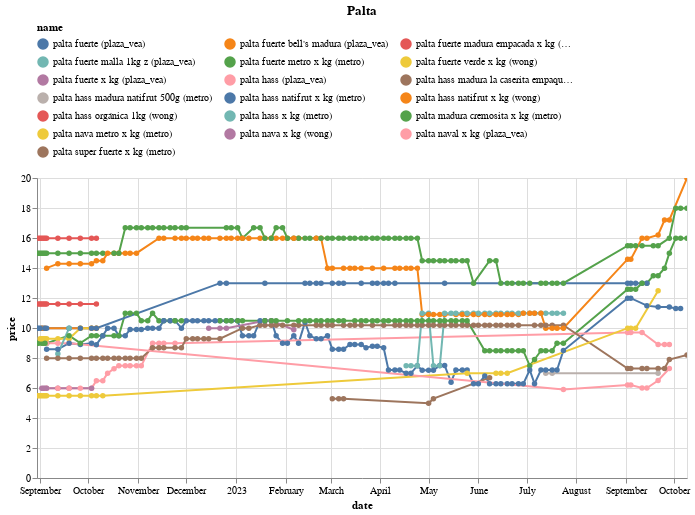

This figure's notebook cell:
### Code cell
(df
 .loc[df.name.isin(names)]
 .pipe(alt.Chart)
 .mark_line(point=True)
 .encode(x='date', y='price', color='name', tooltip=['name','price'])
 .properties(width=650, title='Palta')
 .interactive()
 .configure_legend(orient='top', columns=3)
)

### Figure 1 — Vega-Lite specification as saved in the notebook (floating-point values rounded to 4 significant figures; data arrays with more than 128 entries replaced by an {"elided": "..."} marker saying what was removed)
{"config": {"view": {"continuousWidth": 300, "continuousHeight": 300}, "legend": {"columns": 3, "orient": "top"}}, "data": {"name": "data-c3efe564e40e6427ac3d090983c10e01"}, "mark": {"type": "line", "point": true}, "encoding": {"color": {"field": "name", "type": "nominal"}, "tooltip": [{"field": "name", "type": "nominal"}, {"field": "price", "type": "quantitative"}], "x": {"field": "date", "type": "temporal"}, "y": {"field": "price", "type": "quantitative"}}, "params": [{"name": "param_14", "select": {"type": "interval", "encodings": ["x", "y"]}, "bind": "scales"}], "title": "Palta", "width": 650, "$schema": "https://vega.github.io/schema/vega-lite/v5.15.1.json", "datasets": {"data-c3efe564e40e6427ac3d090983c10e01": {"elided": "621 records"}}}
